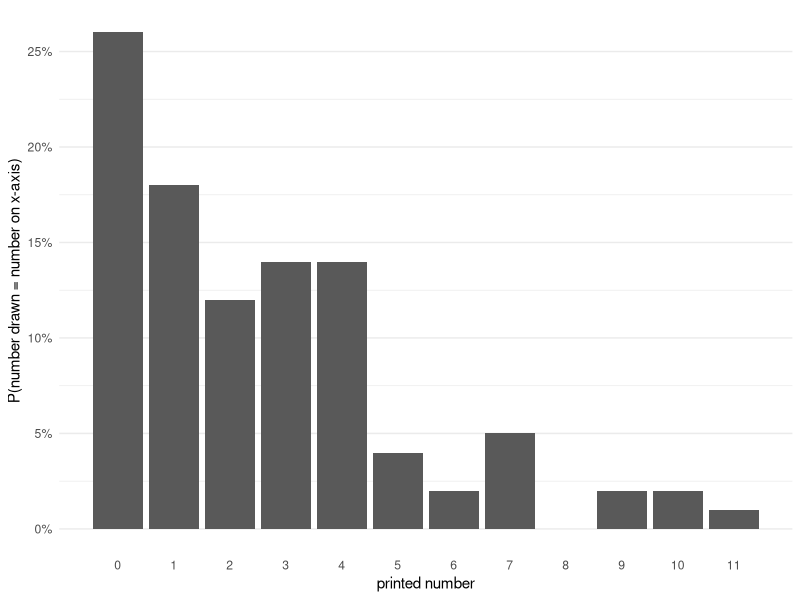
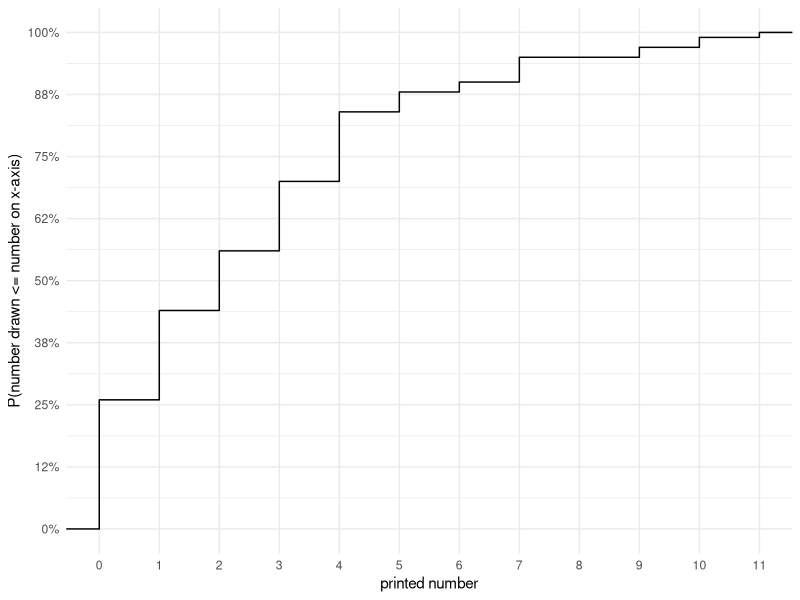
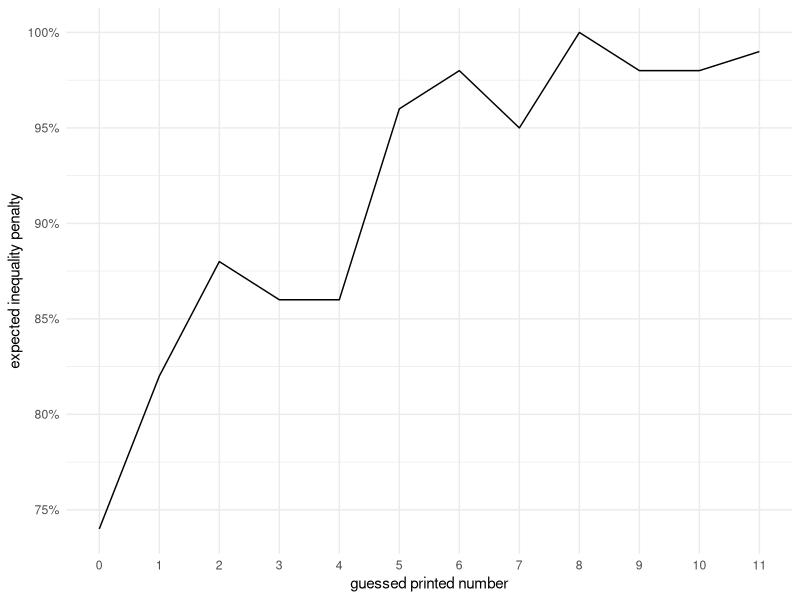
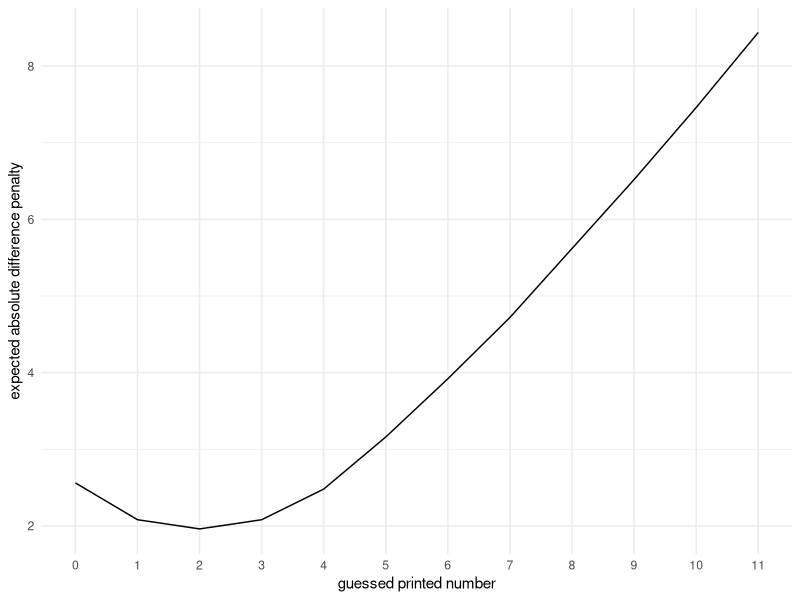
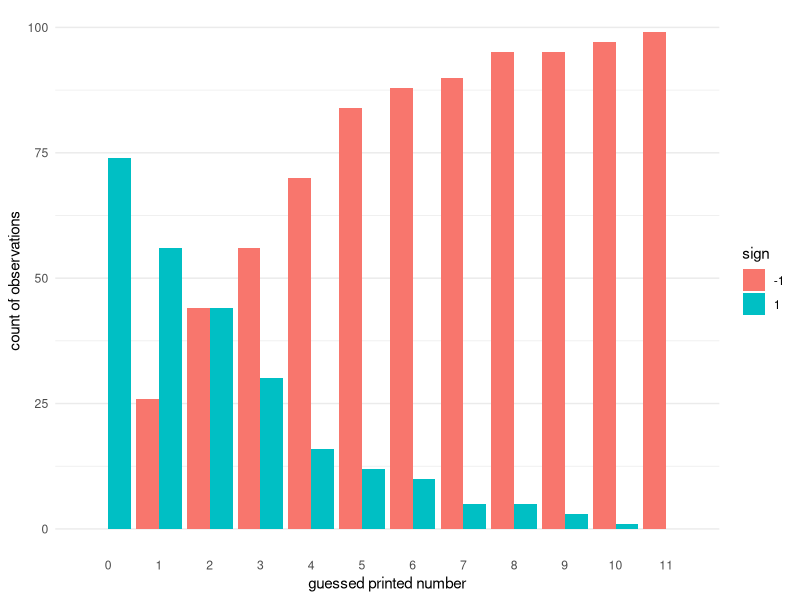
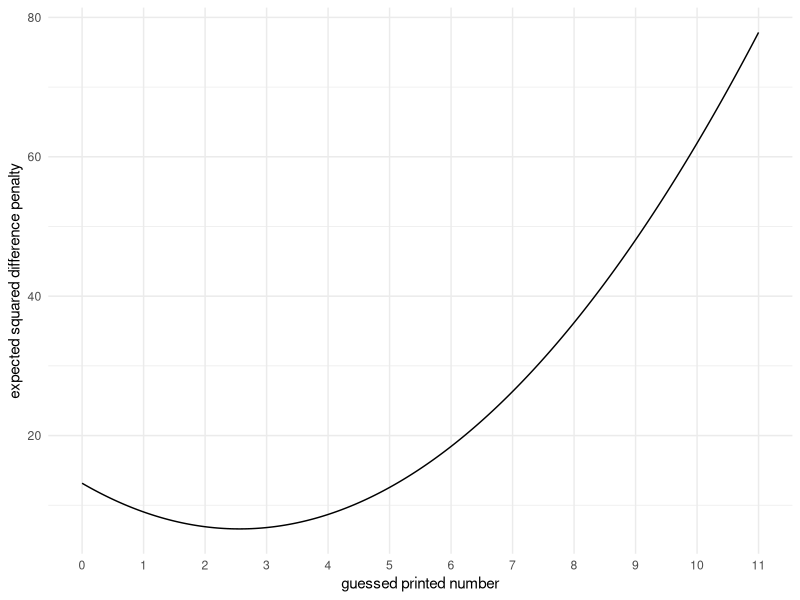
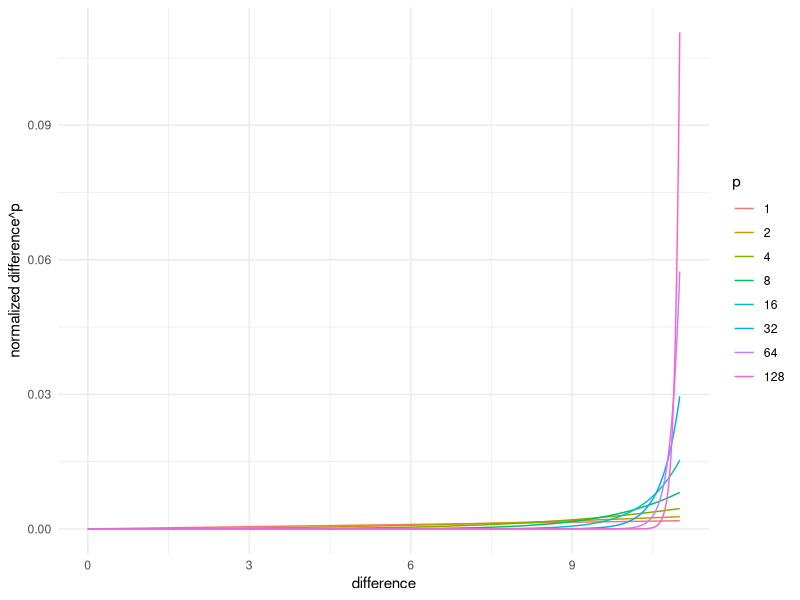
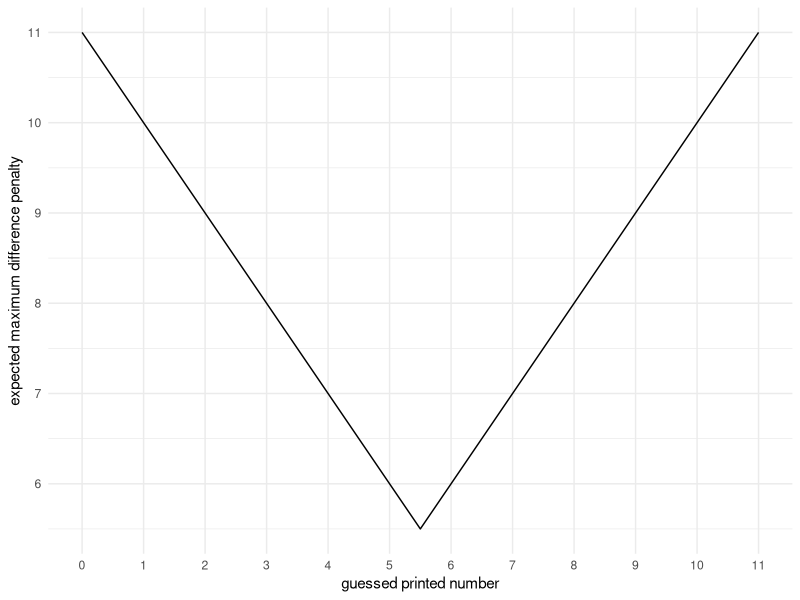

Recreate these plots in R, in order.
## ---- chunk 1
# set a seed to reproduce "random" results
set.seed(1)

# sampling 100 observations from a geometric distribution with probability parameter = .5
balls <- rgeom(n = 100, prob = .25)

print(balls)
## ---- chunk 2
require(tidyverse)

mean_printed_number <- mean(balls)

median_printed_number <- median(balls)

mode_printed_number <- 
  balls %>% 
  table %>% 
  sort(decreasing = TRUE) %>% 
  head(1) %>% 
  names()

cat('mean = ', mean_printed_number, ', median = ', median_printed_number, ', and mode = ', mode_printed_number, sep = '')
## ---- chunk 3
require(scales)

ggplot() +
  geom_bar(aes(x = balls, y = ..count../sum(..count..))) +
  scale_y_continuous(labels = percent, breaks = seq(0,1,.05)) +
  scale_x_continuous(breaks = min(balls):max(balls)) +
  labs(x = 'printed number', y = 'P(number drawn = number on x-axis)') +
  theme_minimal() +
  theme(panel.grid.major.x = element_blank(),
        panel.grid.minor.x = element_blank())
## ---- chunk 4
ggplot() +
  stat_ecdf(aes(x = balls)) +
  scale_y_continuous(labels = percent, breaks = seq(0,1,.125)) +
  scale_x_continuous(breaks = min(balls):max(balls)) +
  labs(x = 'printed number', y = 'P(number drawn <= number on x-axis)') +
  theme_minimal() +
  theme(panel.grid.minor.x = element_blank())
## ---- chunk 5
possible_guesses <- min(balls):max(balls)

expected_inequality_penalties <- map_dbl(possible_guesses, function(current_guess){
  
  mean(current_guess != balls)
  
})

ggplot() +
  geom_line(aes(x = possible_guesses, y = expected_inequality_penalties)) +
  scale_y_continuous(labels = percent, breaks = seq(0,1,.05)) +
  scale_x_continuous(breaks = min(balls):max(balls)) +
  labs(x = 'guessed printed number', y = 'expected inequality penalty') +
  theme_minimal() +
  theme(panel.grid.minor.x = element_blank())

## ---- chunk 6
possible_guesses <- min(balls):max(balls)

expected_abs_diff_penalties <- map_dbl(possible_guesses, function(current_guess){
  
  mean(abs(current_guess - balls))
  
})

ggplot() +
  geom_line(aes(x = possible_guesses, y = expected_abs_diff_penalties)) +
  # scale_y_continuous(labels = percent, breaks = seq(0,1,.05)) +
  scale_x_continuous(breaks = min(balls):max(balls)) +
  labs(x = 'guessed printed number', y = 'expected absolute difference penalty') +
  theme_minimal() +
  theme(panel.grid.minor.x = element_blank())

## ---- chunk 7
sorted_balls <- sort(balls)

print(sorted_balls)
## ---- chunk 8
abs(sorted_balls - 3)
## ---- chunk 9
sorted_balls - 3
## ---- chunk 10
sign(sorted_balls - 3)
## ---- chunk 11
table(sign(sorted_balls - 3))
## ---- chunk 12
table(sign(sorted_balls - 6))
## ---- chunk 13
table(sign(sorted_balls - 1))
## ---- chunk 14
map_df(possible_guesses, function(current_guess){
  
  table(sign(sorted_balls - current_guess)) %>%
    {tibble(sign = names(.), total = as.integer(.), guess = current_guess)}
  
}) %>%
  filter(sign != 0) %>%
  left_join(expand.grid(sign = .$sign, guess = .$guess), ., by = c('sign','guess')) %>%
  mutate(total = if_else(is.na(total), 0L, total)) %>%
  ggplot() +
  geom_col(aes(x = guess, y = total, fill = sign), position = 'dodge') +
  scale_x_continuous(breaks = min(balls):max(balls)) +
  labs(x = 'guessed printed number', y = 'count of observations') +
  theme_minimal() +
  theme(panel.grid.minor.x = element_blank(),
        panel.grid.major.x = element_blank())

possible_guesses  
## ---- chunk 15
possible_guesses <- seq(min(balls), max(balls),.01)

expected_sqr_diff_penalties <- map_dbl(possible_guesses, function(current_guess){
  
  mean((current_guess - balls)^2)
  
})

ggplot() +
  geom_line(aes(x = possible_guesses, y = expected_sqr_diff_penalties)) +
  # scale_y_continuous(labels = percent, breaks = seq(0,1,.05)) +
  scale_x_continuous(breaks = min(balls):max(balls)) +
  labs(x = 'guessed printed number', y = 'expected squared difference penalty') +
  theme_minimal() +
  theme(panel.grid.minor.x = element_blank())

## ---- chunk 16
map_df(c(2^c(0:7)), function(p){
  
 tibble(x = seq(0,11,.01), y = x^p, p = p)
  
}) %>%
  group_by(p) %>%
  mutate(y = y/sum(y)) %>%
  ggplot() +
  geom_line(aes(x = x, y = y, color = factor(p))) +
  theme_minimal() +
  scale_color_discrete(name = 'p') +
  labs(x = 'difference', y = 'normalized difference^p')
## ---- chunk 17
possible_guesses <- seq(min(balls),max(balls),.01)

expected_max_diff_penalties <- map_dbl(possible_guesses, function(current_guess){
  
  max(abs(current_guess - balls))
  
})

ggplot() +
  geom_line(aes(x = possible_guesses, y = expected_max_diff_penalties)) +
  # scale_y_continuous(labels = percent, breaks = seq(0,1,.05)) +
  scale_x_continuous(breaks = min(balls):max(balls)) +
  labs(x = 'guessed printed number', y = 'expected maximum difference penalty') +
  theme_minimal() +
  theme(panel.grid.minor.x = element_blank())

